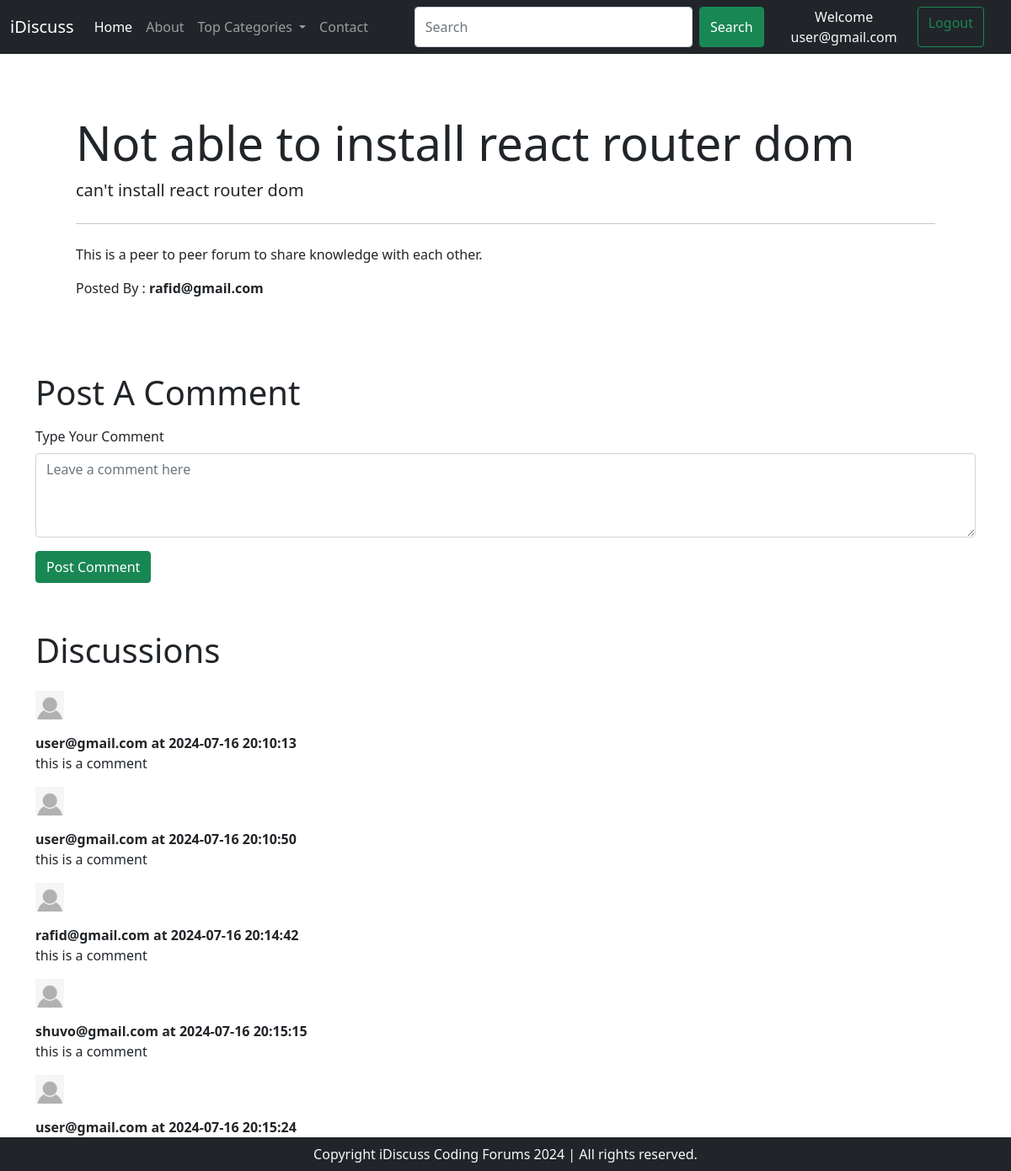
The app's page /thread.php?threadid=2 (signed in) with its own data.
### tables this page shows
CREATE TABLE `threads` (
  `thread_id` int(7) NOT NULL,
  `thread_title` varchar(255) NOT NULL,
  `thread_desc` text NOT NULL,
  `thread_cat_id` int(7) NOT NULL,
  `thread_user_id` int(7) NOT NULL,
  `timestamp` datetime NOT NULL DEFAULT current_timestamp()
);

CREATE TABLE `users` (
  `sno` int(11) NOT NULL,
  `user_email` varchar(30) NOT NULL,
  `user_pass` varchar(255) NOT NULL,
  `timestamp` int(11) NOT NULL
);

CREATE TABLE `comments` (
  `comment_id` int(8) NOT NULL,
  `comment_content` text NOT NULL,
  `thread_id` int(8) NOT NULL,
  `comment_by` int(11) NOT NULL,
  `comment_time` datetime NOT NULL DEFAULT current_timestamp()
);

### thread.php (the view, shortened to what this page needs)
<!DOCTYPE html>
<html lang="en">
<head>
    <link href="https://cdn.jsdelivr.net/npm/bootstrap@5.0.2/dist/css/bootstrap.min.css" rel="stylesheet"
 />
</head>
<body>
    <?php include 'partials/_dbconnect.php';?>
    <?php include 'partials/_header.php';?>
    <?php
    $id = $_GET['threadid'];
    $sql = "SELECT * FROM `threads` WHERE thread_id=$id";
    $result = mysqli_query($conn,$sql);
    while ($row = mysqli_fetch_assoc($result)) {
        $title = $row['thread_title'];
        $desc = $row['thread_desc'];
        $thread_user_id = $row['thread_user_id'];
        $sql2 = "SELECT user_email FROM `users` WHERE sno='$thread_user_id'";
        $result2 = mysqli_query($conn,$sql2);
        $row2 = mysqli_fetch_assoc($result2);
        $posted_by = $row2['user_email'];
    }
    ?>
    <div class="container my-3">
        <div class="mt-4 p-5 text-black rounded">
            <h1 class="display-4"><?php echo $title;?></h1>
            <p class="lead"><?php echo $desc;?></p>
            <hr class="my-4">
            <p>This is a peer to peer forum to share knowledge with each other.</p>
            <p>Posted By : <b><?php echo $posted_by; ?></b></p>
        </div>
    </div>
    <?php
    if (isset($_SESSION['loggedin']) && $_SESSION['loggedin'] == true) {
        echo '<div class="container">
        <h1 class="py-2">Post A Comment</h1>
        <form action="'.$_SERVER['REQUEST_URI'] .'" method="post">
            <div class="form-group">
                <label for="exampleInputEmail1" class="form-label">Type Your Comment</label>
                <textarea class="form-control" placeholder="Leave a comment here" id="comment" name="comment"
                    style="height: 100px"></textarea>
                    <input type="hidden" name="sno" value="'. $_SESSION["sno"].'">
                <button type="submit" class="btn btn-success mt-3 mb-5">Post Comment</button>
            </div>
        </form>
    </div>';
    }else{
        echo '<div class="container">
        <h1 class="py-2">Post A Comment</h1>
        <p class="lead">You are not loggedin. Please login to be able to start a comment.</p>
    </div>';
    }
    ?>
    <div class="container" id="ques">
        <h1 class="py-2">Discussions</h1>
        <?php
        $id = $_GET['threadid'];
        $sql = "SELECT * FROM `comments` WHERE thread_id=$id";
        $result = mysqli_query($conn,$sql);
        while ($row = mysqli_fetch_assoc($result)) {
        $content = $row['comment_content'];
        $comment_time = $row['comment_time'];
        $thread_user_id = $row['comment_by'];
        $sql2 = "SELECT user_email FROM `users` WHERE sno='$thread_user_id'";
        $result2 = mysqli_query($conn,$sql2);
        $row2 = mysqli_fetch_assoc($result2);
        echo '<div class="media my-3">
            <img class="mr-3 mb-3" src="img/userdefaultpng.png" width="34px" alt="Generic placeholder image">
            <div class="media-body">
                <p class="fw-bold my-0">'. $row2['user_email'] . ' at '. $comment_time .'</p>
                '. $content .'
            </div>
        </div>';
        }
    ?>
    </div>
    <?php include 'partials/_footer.php';?>
</body>
</html>

### thread.php (style rules this page uses)
#ques { min-height: 433px; }

### records on screen
threads: thread_title "Not able to install react router dom", thread_desc "can't install react router dom"
users: user_email "rafid@gmail.com"
comments: users.user_email "user@gmail.com", comment_time "2024-07-16 20:10:13", comment_content "this is a comment"
comments: users.user_email "user@gmail.com", comment_time "2024-07-16 20:10:50", comment_content "this is a comment"
comments: users.user_email "rafid@gmail.com", comment_time "2024-07-16 20:14:42", comment_content "this is a comment"
comments: users.user_email "shuvo@gmail.com", comment_time "2024-07-16 20:15:15", comment_content "this is a comment"
comments: users.user_email "user@gmail.com", comment_time "2024-07-16 20:15:24"

### other values on screen
$_SESSION['useremail'] "user@gmail.com"
